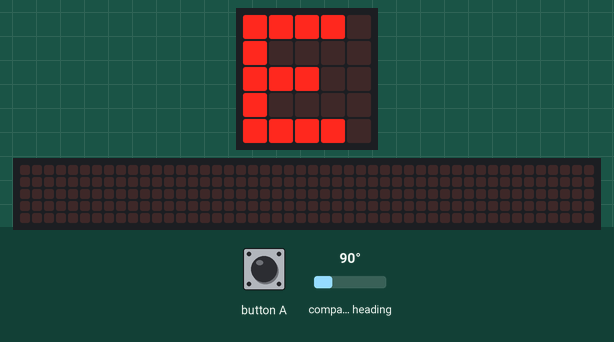
A program run on a simulated BBC micro:bit (MakeCode). Parts: the board's 5×5 LED display, a strip that is not on the board, showing the scrolling text unrolled. The inputs (shaded band) are chosen by the test bench; at power-on: compass heading 90°. The 48×5 strip is a reading aid, not a part: it shows the text the display is scrolling, unrolled, one strip-width of it at a time; the compass is already calibrated.

Above: at 1.2 s.
1.3 s: button A pressed for 0.15 s
At 1.91 s:
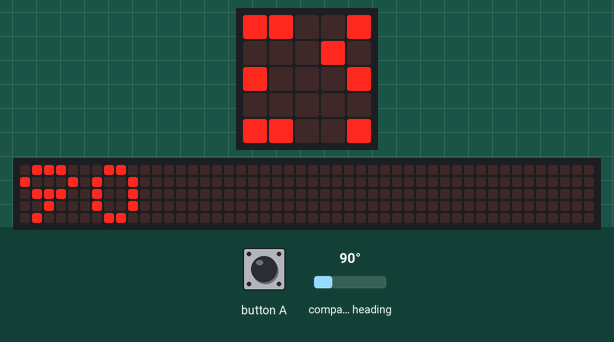
2.0 s: compass heading set to 7°
5.0 s: compass heading set to 41°
At 5.0 s:
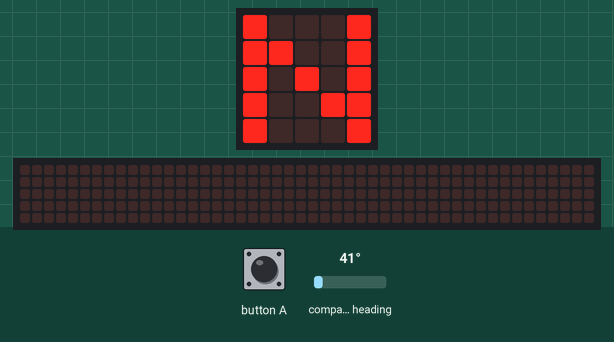
6.9 s: compass heading set to 51°
At 7.8 s:
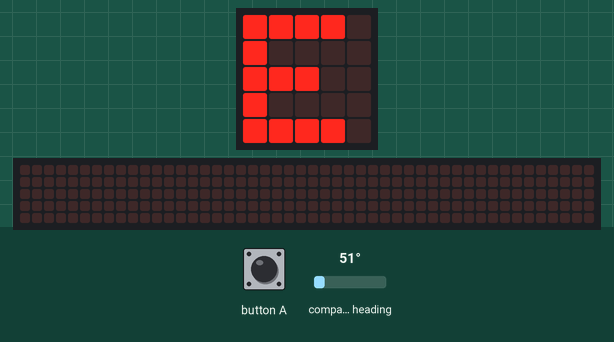
8.8 s: compass heading set to 131°
10.3 s: compass heading set to 141°
At 10.7 s:
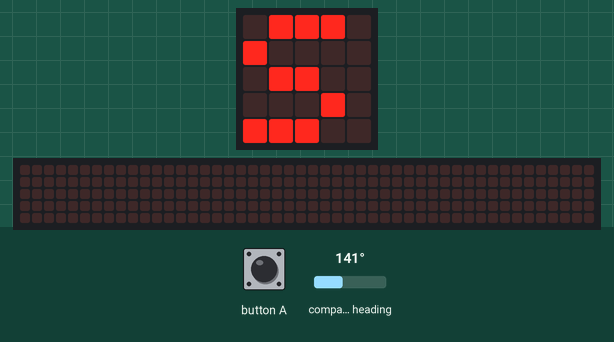
Timing chart, 0 to 12.8 s (numbered marks = the images above; inputs shaded):
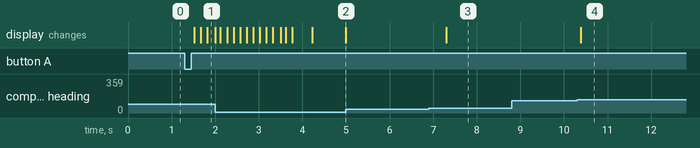

Measured:
- the behaviour switches between 45 and 46° on compass heading (found by bisection; images 2 and 3)
- the behaviour switches between 135 and 136° on compass heading (found by bisection; images 3 and 4)
- after the input at 1.3 s, the display: first changes after 0.22 s (image 1 shows a later state)
- after the input at 5.0 s, every drawn part: stays the same
- after the input at 6.9 s, the display: changes after 0.40 s (image 3)
- after the input at 8.8 s, every drawn part: stays the same
- after the input at 10.3 s, the display: changes after 0.09 s (image 4)

The program:

main.ts
```typescript
input.onButtonPressed(Button.A, function () {
    basic.showNumber(input.compassHeading())
    if (input.compassHeading() == 0) {
        music.playTone(294, music.beat(BeatFraction.Breve))
        basic.showString("N")
    }
    if (input.compassHeading() == 90) {
        music.playTone(330, music.beat(BeatFraction.Breve))
        basic.showString("E")
    }
    if (input.compassHeading() == 180) {
        music.playTone(330, music.beat(BeatFraction.Breve))
        basic.showString("S")
    }
    if (input.compassHeading() == 270) {
        music.playTone(262, music.beat(BeatFraction.Breve))
        basic.showString("W")
    }
})
basic.forever(function () {
    if (input.compassHeading() <= 45) {
        basic.showString("N")
    } else if (input.compassHeading() >= 315) {
        basic.showString("N")
    } else if (input.compassHeading() <= 135) {
        basic.showString("E")
    } else if (input.compassHeading() <= 225) {
        basic.showString("S")
    } else if (input.compassHeading() <= 315) {
        basic.showString("W")
    }
})
```

test.ts
```typescript
// 在這裡測試；當此封包作為擴充功能時，將不會編譯此內容。
```
